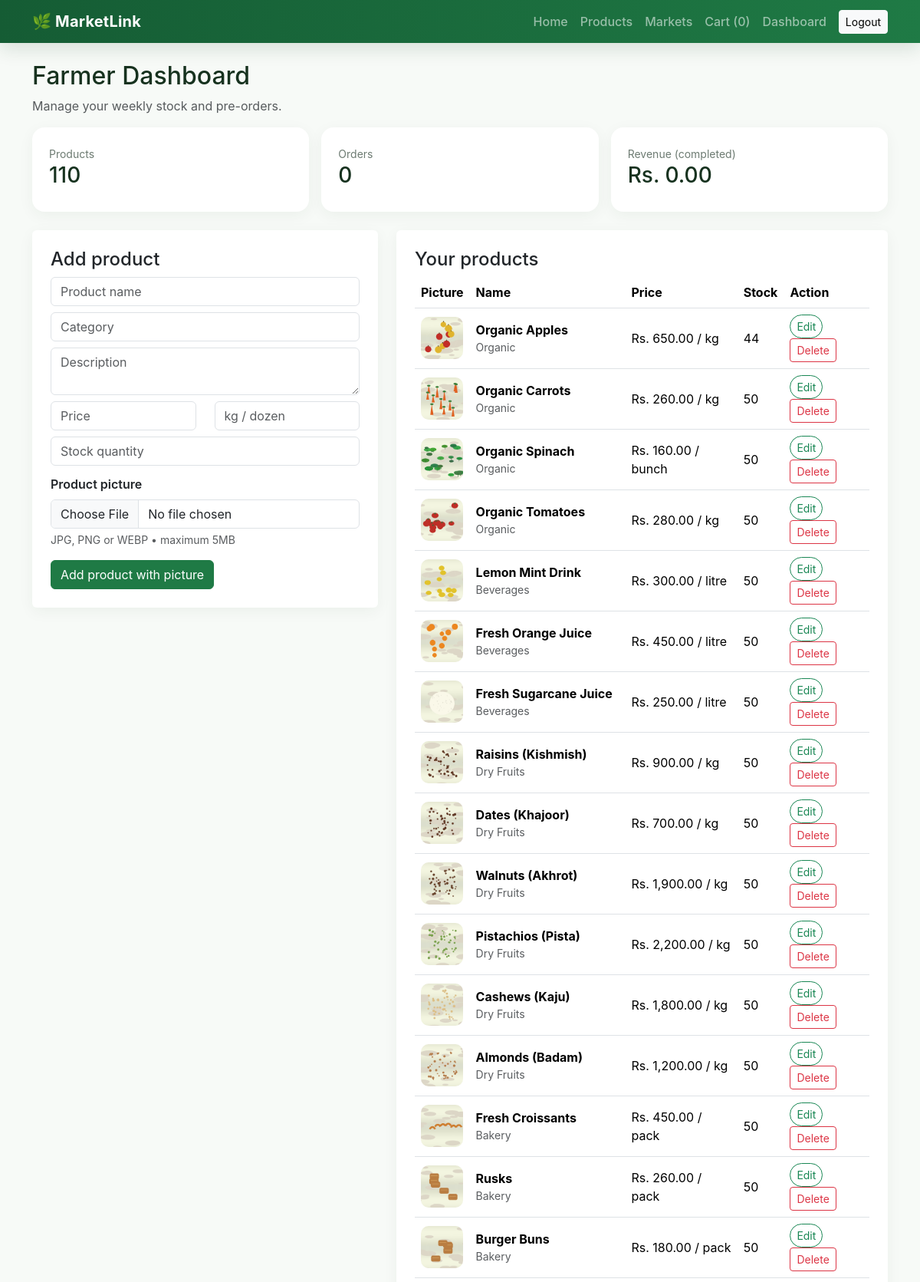
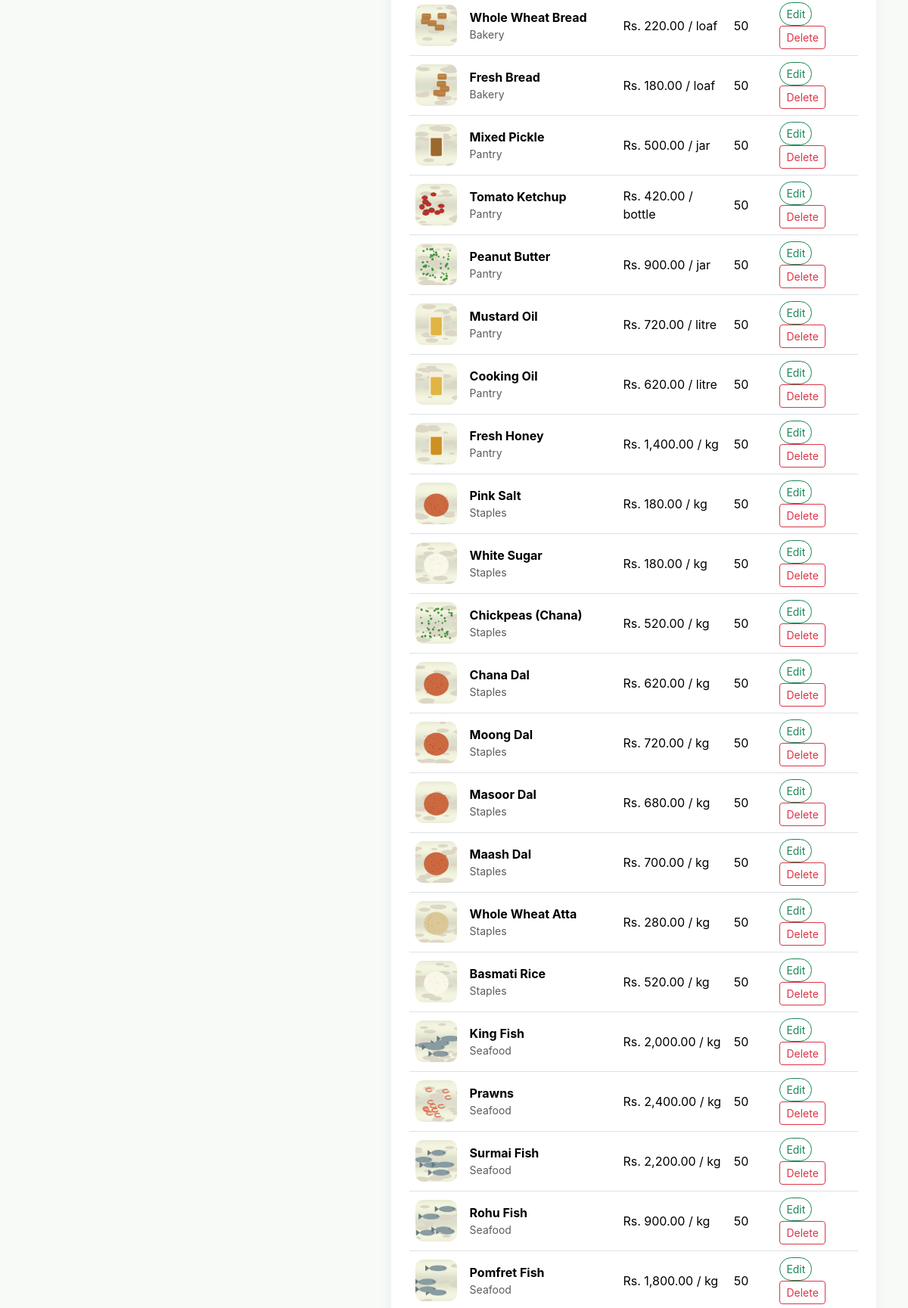
Screenshot of /farmer.php (signed in, upper part) with the database file from the repository (2 pictures, top to bottom).
### tables this page shows
CREATE TABLE products (
 id INT AUTO_INCREMENT PRIMARY KEY,
 farmer_id INT NOT NULL,
 name VARCHAR(100) NOT NULL,
 category VARCHAR(60) NOT NULL,
 description TEXT,
 price DECIMAL(10,2) NOT NULL,
 unit VARCHAR(30) NOT NULL,
 stock_quantity INT NOT NULL DEFAULT 0,
 image_url VARCHAR(500) DEFAULT NULL,
 created_at DATETIME DEFAULT CURRENT_TIMESTAMP,
 FOREIGN KEY (farmer_id) REFERENCES users(id) ON DELETE CASCADE
);

### farmer.php (the view, shortened to what this page needs)
<?php require 'config/config.php'; require_role('farmer');$fid=user()['id'];
$products=db()->prepare("SELECT * FROM products WHERE farmer_id=? ORDER BY id DESC");$products->execute([$fid]);$products=$products->fetchAll();
$orders=db()->prepare("SELECT DISTINCT o.*,u.username customer_name FROM orders o JOIN order_items oi ON oi.order_id=o.id JOIN products p ON p.id=oi.product_id JOIN users u ON u.id=o.customer_id WHERE p.farmer_id=? ORDER BY o.id DESC");$orders->execute([$fid]);$orders=$orders->fetchAll();
$revenue=(float)(db()->query("SELECT COALESCE(SUM(o.total_amount),0) FROM orders o JOIN order_items oi ON oi.order_id=o.id JOIN products p ON p.id=oi.product_id WHERE p.farmer_id=".$fid." AND o.order_status='completed'")->fetchColumn());
layout_header('Farmer Dashboard');?>
<div class="d-flex justify-content-between"><div><h2>Farmer Dashboard</h2><p class="text-muted">Manage your weekly stock and pre-orders.</p></div></div>
<div class="row g-3 mb-4"><div class="col-md-4"><div class="stat"><small>Products</small><h3><?=count($products)?></h3></div></div><div class="col-md-4"><div class="stat"><small>Orders</small><h3><?=count($orders)?></h3></div></div><div class="col-md-4"><div class="stat"><small>Revenue (completed)</small><h3><?=money($revenue)?></h3></div></div></div>
<div class="row g-4"><div class="col-lg-5"><div class="card p-4"><h4>Add product</h4><form method="post" enctype="multipart/form-data"><?=csrf_field()?><input type="hidden" name="action" value="add"><input name="name" class="form-control mb-2" placeholder="Product name" required><input name="category" class="form-control mb-2" placeholder="Category" required><textarea name="description" class="form-control mb-2" placeholder="Description"></textarea><div class="row"><div class="col"><input name="price" type="number" step=".01" class="form-control mb-2" placeholder="Price" required></div><div class="col"><input name="unit" class="form-control mb-2" placeholder="kg / dozen" required></div></div><input name="stock_quantity" type="number" class="form-control mb-2" placeholder="Stock quantity" required><label class="form-label fw-semibold mt-1">Product picture</label><input name="product_image" type="file" class="form-control mb-1" accept="image/jpeg,image/png,image/webp" required><div class="form-text mb-3">JPG, PNG or WEBP • maximum 5MB</div><button class="btn btn-success">Add product with picture</button></form></div></div>
<div class="col-lg-7"><div class="card p-4"><h4>Your products</h4><div class="table-responsive"><table class="table align-middle"><tr><th>Picture</th><th>Name</th><th>Price</th><th>Stock</th><th>Action</th></tr><?php foreach($products as $p):?><tr>
<td><img src="<?=e(product_image($p['name'],$p['category'],$p['image_url'] ?? ''))?>" alt="<?=e($p['name'])?>" style="width:55px;height:55px;object-fit:cover;border-radius:10px"></td>
<td><strong><?=e($p['name'])?></strong><div class="small text-muted"><?=e($p['category'])?></div></td>
<td><?=money((float)$p['price'])?> / <?=e($p['unit'])?></td><td><?=$p['stock_quantity']?></td>
<td><a class="btn btn-sm btn-outline-success" href="?edit=<?=$p['id']?>">Edit</a><form method="post" class="d-inline" onsubmit="return confirm('Delete this product?')"><button class="btn btn-sm btn-outline-danger">Delete</button></form></td></tr><?php endforeach;?></table></div></div></div></div>

### assets/css/style.css (style rules this page uses)
:root { --green: #1f7a45; --green-dark: #155c34; --ink: #17321f; --muted: #6d7b72; --soft: #f3f8f3 }
* { box-sizing: border-box }
body { background: #f7faf7; color: var(--ink); font-family: Inter, system-ui, -apple-system, "Segoe UI", sans-serif }
.stat { background: #fff; border-radius: 16px; padding: 22px; box-shadow: 0 5px 20px #17351a0d }
.stat small { color: var(--muted) }
.card { border: 0; box-shadow: 0 5px 20px #17351a0d }
.btn-success { background: var(--green); border-color: var(--green) }
.btn-outline-success { border-radius: 999px }

### rows the page displays
products: image_url (picture), name "Organic Apples", category "Organic", price "Rs. 650.00", unit "kg", stock_quantity "44"
products: image_url (picture), name "Organic Carrots", category "Organic", price "Rs. 260.00", unit "kg", stock_quantity "50"
products: image_url (picture), name "Organic Spinach", category "Organic", price "Rs. 160.00", unit "bunch", stock_quantity "50"
products: image_url (picture), name "Organic Tomatoes", category "Organic", price "Rs. 280.00", unit "kg", stock_quantity "50"
products: image_url (picture), name "Lemon Mint Drink", category "Beverages", price "Rs. 300.00", unit "litre", stock_quantity "50"
products: image_url (picture), name "Fresh Orange Juice", category "Beverages", price "Rs. 450.00", unit "litre", stock_quantity "50"
products: image_url (picture), name "Fresh Sugarcane Juice", category "Beverages", price "Rs. 250.00", unit "litre", stock_quantity "50"
products: image_url (picture), name "Raisins (Kishmish)", category "Dry Fruits", price "Rs. 900.00", unit "kg", stock_quantity "50"
products: image_url (picture), name "Dates (Khajoor)", category "Dry Fruits", price "Rs. 700.00", unit "kg", stock_quantity "50"
products: image_url (picture), name "Walnuts (Akhrot)", category "Dry Fruits", price "Rs. 1,900.00", unit "kg", stock_quantity "50"
products: image_url (picture), name "Pistachios (Pista)", category "Dry Fruits", price "Rs. 2,200.00", unit "kg", stock_quantity "50"
products: image_url (picture), name "Cashews (Kaju)", category "Dry Fruits", price "Rs. 1,800.00", unit "kg", stock_quantity "50"
products: image_url (picture), name "Almonds (Badam)", category "Dry Fruits", price "Rs. 1,200.00", unit "kg", stock_quantity "50"
products: image_url (picture), name "Fresh Croissants", category "Bakery", price "Rs. 450.00", unit "pack", stock_quantity "50"
products: image_url (picture), name "Rusks", category "Bakery", price "Rs. 260.00", unit "pack", stock_quantity "50"
products: image_url (picture), name "Burger Buns", category "Bakery", price "Rs. 180.00", unit "pack", stock_quantity "50"
products: image_url (picture), name "Whole Wheat Bread", category "Bakery", price "Rs. 220.00", unit "loaf", stock_quantity "50"
products: image_url (picture), name "Fresh Bread", category "Bakery", price "Rs. 180.00", unit "loaf", stock_quantity "50"
products: image_url (picture), name "Mixed Pickle", category "Pantry", price "Rs. 500.00", unit "jar", stock_quantity "50"
products: image_url (picture), name "Tomato Ketchup", category "Pantry", price "Rs. 420.00", unit "bottle", stock_quantity "50"
products: image_url (picture), name "Peanut Butter", category "Pantry", price "Rs. 900.00", unit "jar", stock_quantity "50"
products: image_url (picture), name "Mustard Oil", category "Pantry", price "Rs. 720.00", unit "litre", stock_quantity "50"
products: image_url (picture), name "Cooking Oil", category "Pantry", price "Rs. 620.00", unit "litre", stock_quantity "50"
products: image_url (picture), name "Fresh Honey", category "Pantry", price "Rs. 1,400.00", unit "kg", stock_quantity "50"
products: image_url (picture), name "Pink Salt", category "Staples", price "Rs. 180.00", unit "kg", stock_quantity "50"
products: image_url (picture), name "White Sugar", category "Staples", price "Rs. 180.00", unit "kg", stock_quantity "50"
products: image_url (picture), name "Chickpeas (Chana)", category "Staples", price "Rs. 520.00", unit "kg", stock_quantity "50"
products: image_url (picture), name "Chana Dal", category "Staples", price "Rs. 620.00", unit "kg", stock_quantity "50"
products: image_url (picture), name "Moong Dal", category "Staples", price "Rs. 720.00", unit "kg", stock_quantity "50"
products: image_url (picture), name "Masoor Dal", category "Staples", price "Rs. 680.00", unit "kg", stock_quantity "50"
products: image_url (picture), name "Maash Dal", category "Staples", price "Rs. 700.00", unit "kg", stock_quantity "50"
products: image_url (picture), name "Whole Wheat Atta", category "Staples", price "Rs. 280.00", unit "kg", stock_quantity "50"
products: image_url (picture), name "Basmati Rice", category "Staples", price "Rs. 520.00", unit "kg", stock_quantity "50"
products: image_url (picture), name "King Fish", category "Seafood", price "Rs. 2,000.00", unit "kg", stock_quantity "50"
products: image_url (picture), name "Prawns", category "Seafood", price "Rs. 2,400.00", unit "kg", stock_quantity "50"
products: image_url (picture), name "Surmai Fish", category "Seafood", price "Rs. 2,200.00", unit "kg", stock_quantity "50"
products: image_url (picture), name "Rohu Fish", category "Seafood", price "Rs. 900.00", unit "kg", stock_quantity "50"
products: image_url (picture), name "Pomfret Fish", category "Seafood", price "Rs. 1,800.00", unit "kg", stock_quantity "50"

### other values shown
cart_count() "0"
count($products) "110"
count($orders) "0"
money($revenue) "Rs. 0.00"
